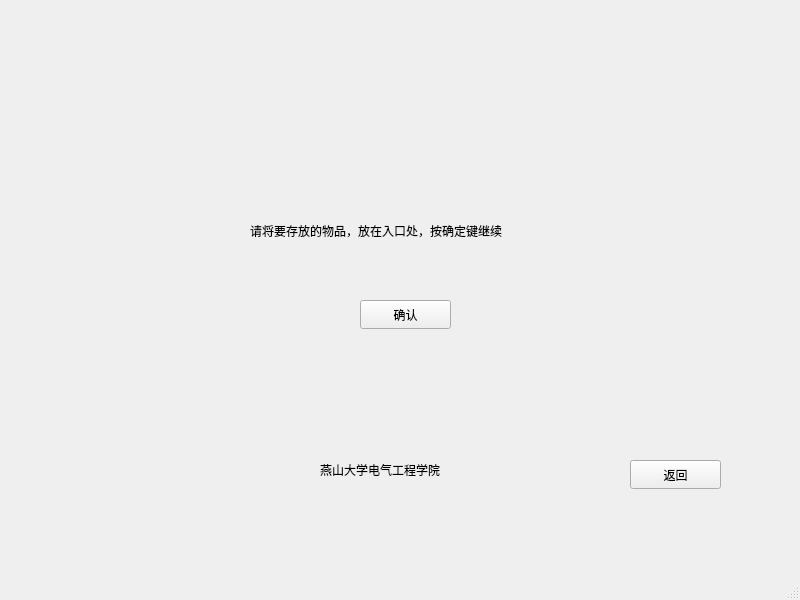
<?xml version="1.0" encoding="UTF-8"?>
<ui version="4.0">
 <class>page1</class>
 <widget class="QMainWindow" name="page1">
  <property name="geometry">
   <rect>
    <x>0</x>
    <y>0</y>
    <width>800</width>
    <height>600</height>
   </rect>
  </property>
  <property name="windowTitle">
   <string>MainWindow</string>
  </property>
  <widget class="QWidget" name="centralwidget">
   <widget class="QPushButton" name="pushButton">
    <property name="geometry">
     <rect>
      <x>360</x>
      <y>300</y>
      <width>91</width>
      <height>29</height>
     </rect>
    </property>
    <property name="text">
     <string>确认</string>
    </property>
   </widget>
   <widget class="QPushButton" name="pushButton_2">
    <property name="geometry">
     <rect>
      <x>630</x>
      <y>460</y>
      <width>91</width>
      <height>29</height>
     </rect>
    </property>
    <property name="text">
     <string>返回</string>
    </property>
   </widget>
   <widget class="QLabel" name="label">
    <property name="geometry">
     <rect>
      <x>250</x>
      <y>220</y>
      <width>341</width>
      <height>21</height>
     </rect>
    </property>
    <property name="text">
     <string>请将要存放的物品，放在入口处，按确定键继续</string>
    </property>
   </widget>
   <widget class="QLabel" name="label_2">
    <property name="geometry">
     <rect>
      <x>50</x>
      <y>150</y>
      <width>151</width>
      <height>131</height>
     </rect>
    </property>
    <property name="styleSheet">
     <string notr="true">image: url(:/new/prefix1/New/1.jpg);</string>
    </property>
    <property name="text">
     <string/>
    </property>
   </widget>
   <widget class="QLabel" name="label_3">
    <property name="geometry">
     <rect>
      <x>320</x>
      <y>460</y>
      <width>171</width>
      <height>20</height>
     </rect>
    </property>
    <property name="text">
     <string>燕山大学电气工程学院</string>
    </property>
   </widget>
  </widget>
  <widget class="QMenuBar" name="menubar">
   <property name="geometry">
    <rect>
     <x>0</x>
     <y>0</y>
     <width>800</width>
     <height>26</height>
    </rect>
   </property>
  </widget>
  <widget class="QStatusBar" name="statusbar"/>
 </widget>
 <resources/>
 <connections/>
</ui>
